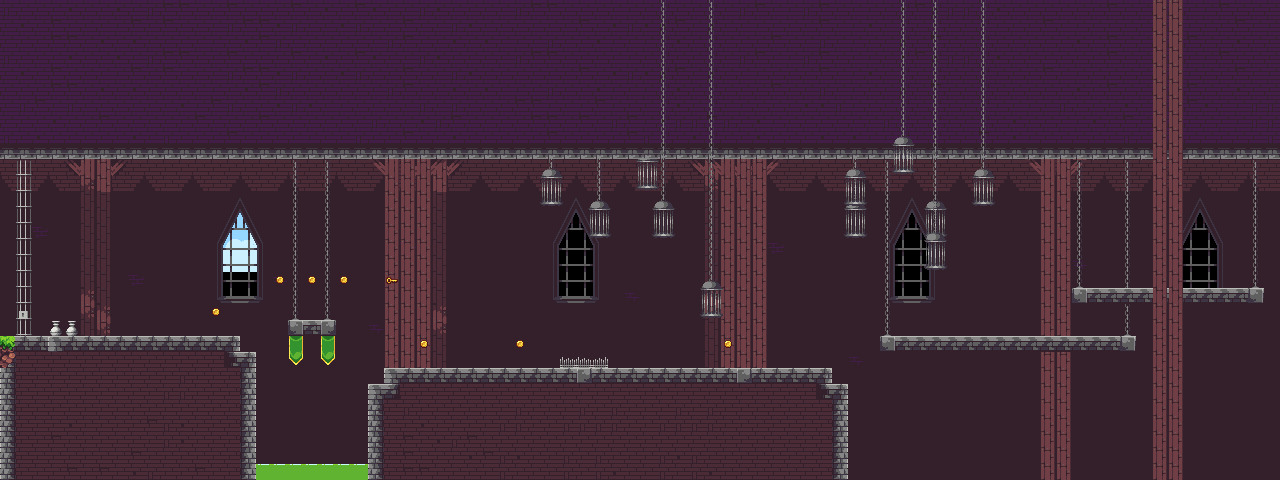

This is a level from a 2D game, rendered from its Tiled map with the project's own tilesets. A one-line summary and the map file follow, with tile-layer data summarised:
An orthogonal 80x30 tile map with 16x16 px tiles, 8 tile layers (black, bg, bg2, bg3, ...), 1 hidden layer not drawn, 3 tilesets, 2 image layers and 15 objects.

<map version="1.5" tiledversion="1.7.1" orientation="orthogonal" renderorder="right-down" width="80" height="30" tilewidth="16" tileheight="16" infinite="0" nextlayerid="35" nextobjectid="156">
 <properties>
  <property name="col" type="color" value="#ff55aa7f" />
  <property name="prop" type="bool" value="true" />
  <property name="test" type="float" value="0" />
  <property name="testf" type="file" value="" />
  <property name="testi" type="int" value="5" />
  <property name="tests" value="stry" />
 </properties>
 <tileset firstgid="1" source="tsxs/tileset.tsx" />
 <tileset firstgid="323" name="Background_1" tilewidth="16" tileheight="16" tilecount="527" columns="31">
  <image source="Background_1.png" width="496" height="272" />
 </tileset>
 <tileset firstgid="850" name="Background_2" tilewidth="16" tileheight="16" tilecount="527" columns="31">
  <image source="Background_2.png" width="496" height="272" />
 </tileset>
 <layer id="24" name="sky" width="80" height="30" visible="0" parallaxx="0">
  <data>[2400 cells, 2400 non-empty, 476 distinct tile ids]</data>
 </layer>
 <group id="34" name="sky">
  <imagelayer id="33" name="sky" parallaxx="0">
   <image source="Background_2.png" width="496" height="272" />
  </imagelayer>
  <imagelayer id="32" name="clouds" parallaxx="0.1">
   <image source="Background_1.png" width="496" height="272" />
  </imagelayer>
 </group>
 <group id="26" name="bg">
  <layer id="25" name="black" width="80" height="30" parallaxx="0.5" parallaxy="0.75">
   <data>[2400 cells, 2400 non-empty, 30 distinct tile ids]</data>
  </layer>
  <layer id="6" name="bg" width="80" height="30" parallaxx="0.5" parallaxy="0.75">
   <data>[2400 cells, 1053 non-empty, 15 distinct tile ids]</data>
  </layer>
  <layer id="23" name="bg2" width="80" height="30" parallaxx="0.75" parallaxy="0.85">
   <data>[2400 cells, 356 non-empty, 38 distinct tile ids]</data>
  </layer>
  <layer id="30" name="bg3" width="80" height="30" parallaxx="0.85" parallaxy="0.9">
   <data>[2400 cells, 79 non-empty, 10 distinct tile ids]</data>
  </layer>
 </group>
 <layer id="7" name="platforms" width="80" height="30">
  <data>[2400 cells, 1262 non-empty, 43 distinct tile ids]</data>
 </layer>
 <layer id="29" name="props" width="80" height="30">
  <data>[2400 cells, 12 non-empty, 3 distinct tile ids]</data>
 </layer>
 <group id="28" name="front">
  <layer id="22" name="cages" width="80" height="30" parallaxx="1.5" parallaxy="1.2">
   <data>[2400 cells, 106 non-empty, 10 distinct tile ids]</data>
  </layer>
  <layer id="31" name="pillars" width="80" height="30" parallaxx="1.7" parallaxy="1.3">
   <data>[2400 cells, 60 non-empty, 1 distinct tile ids]</data>
  </layer>
 </group>
 <objectgroup color="#ff0000" id="21" name="collisions">
  <object id="137" x="0" y="336" width="240" height="144" />
  <object id="138" x="240" y="352" width="16" height="112" />
  <object id="140" x="288" y="320" width="48" height="16" />
  <object id="141" x="384" y="368" width="448" height="112" />
  <object id="143" x="368" y="384" width="16" height="80" />
  <object id="145" x="832" y="384" width="16" height="96" />
  <object id="146" x="0" y="480" width="1280" height="16" />
  <object id="147" x="-16" y="0" width="16" height="496" />
  <object id="148" x="-16" y="-16" width="1296" height="16" />
  <object id="149" x="1280" y="-16" width="16" height="512" />
  <object id="150" x="0" y="144" width="1280" height="16" />
  <object id="151" x="880" y="336" width="256" height="16" />
  <object id="153" x="1072" y="288" width="192" height="16" />
  <object id="154" x="240" y="464" width="20" height="16" />
  <object id="155" x="364" y="464" width="20" height="16" />
 </objectgroup>
</map>
